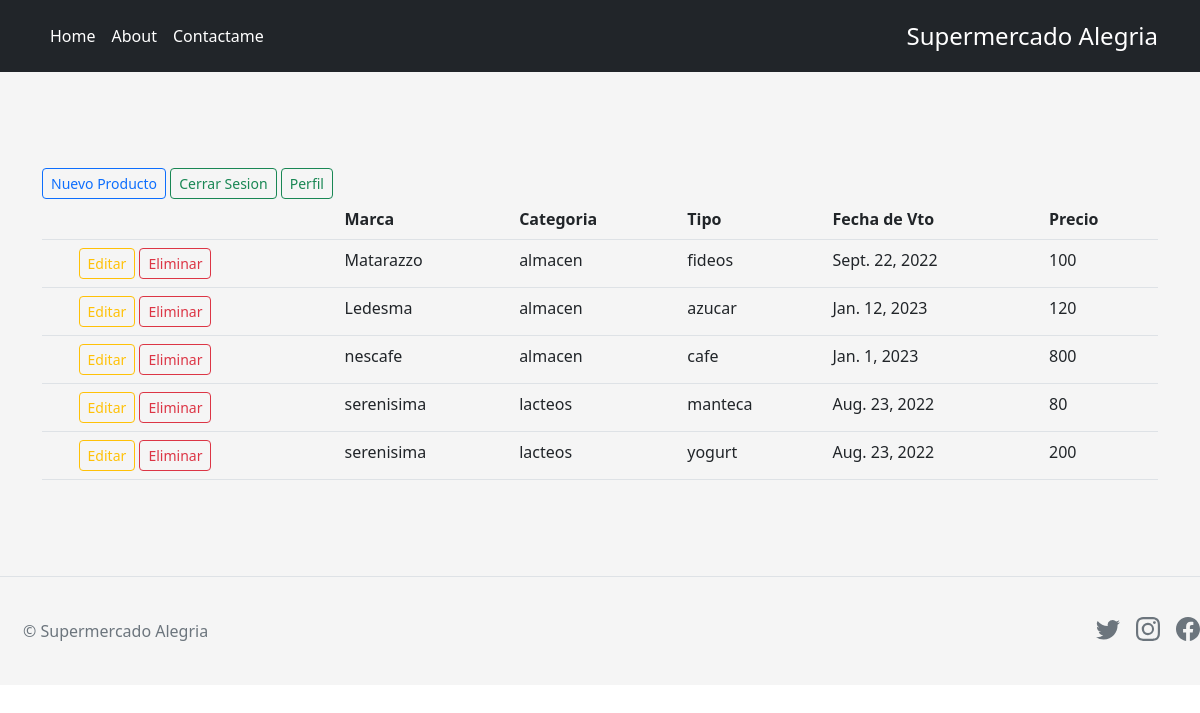
Screenshot of /panel/ (signed in) with the database file from the repository.
### AppFinal/models.py (models this page shows, shortened)
class Productos(models.Model):
    marca= models.CharField(max_length=40)
    categoria= models.CharField(max_length=40)
    tipo= models.CharField(max_length=40)
    fecha_Vto = models.DateField()
    precio= models.IntegerField()
    image = models.ImageField(upload_to="productos", null=True)

### AppFinal/views.py (the view)
# urls.py: path('panel/', PanelView.as_view(), name='panel-page'),
class PanelView(LoginRequiredMixin, BaseView, ListView):
    queryset = Productos.objects.all()
    template_name = "Productos/productos.html"
    context_object_name = "Productos"

### AppFinal/views.py (called while the page is built)
     def get_context_data(self, **kwargs):
        context = super().get_context_data(**kwargs)
        context['Productos'] = Productos.objects.order_by('categoria')
        return context

### AppFinal/templates/Productos/productos.html
{% extends "principal/base.html" %}
{% block main %}
<main class="flex-shrink-0">
    <div class="container" style="margin-top: 1em;">
     <a type="button" href="{% url "crear-producto" %}" class="btn btn-sm btn-outline-primary">Nuevo Producto </a>
     <a type="button" href= "{% url 'panel-logout' %}" class="btn btn-sm btn-outline-success">Cerrar Sesion </a>
     <a type="button" href="{% url "empleado-detalle" user.id %}" class="btn btn-sm btn-outline-success">Perfil</a>
    <table class="table">
        <thead>
            <tr>
                <th scope="col">  </th>
                <th scope="col">  </th>
                <th scope="col"> Marca </th>
                <th scope="col"> Categoria </th>
                <th scope="col"> Tipo </th>
                <th scope="col"> Fecha de Vto </th>
                <th scope="col"> Precio </th>
            </tr>
        </thead>
             <tbody>
                    {%for Productos in Productos %}
                        <tr>
                            <th scope="row"></th>
                            <td>
                                <a type="button" href="{% url "producto-update"  Productos.id %}" class="btn btn-sm btn-outline-warning">Editar</a>
                                <a type="button" href="{% url "eliminar-producto" Productos.id %}" class="btn btn-sm btn-outline-danger">Eliminar</a>
                            </td>
                            <td>{{Productos.marca}}</td>
                            <td>{{Productos.categoria}}</td>
                            <td>{{Productos.tipo}}</td>
                            <td>{{Productos.fecha_Vto}}</td>
                            <td>{{Productos.precio}}</td>
                        </tr>
                    {% endfor %}
             </tbody>
    </table>
    </div>
</main>
{% endblock %}

### AppFinal/templates/principal/base.html (style rules this page uses)
body { height: 100%; }
main { height: 630px display: flex; align-items: center; padding-top: 40px; padding-bottom: 40px; background-color: #f5f5f5; }

### rows the page displays
Productos: marca "Matarazzo", categoria "almacen", tipo "fideos", fecha_Vto "Sept. 22, 2022", precio "100"
Productos: marca "Ledesma", categoria "almacen", tipo "azucar", fecha_Vto "Jan. 12, 2023", precio "120"
Productos: marca "nescafe", categoria "almacen", tipo "cafe", fecha_Vto "Jan. 1, 2023", precio "800"
Productos: marca "serenisima", categoria "lacteos", tipo "manteca", fecha_Vto "Aug. 23, 2022", precio "80"
Productos: marca "serenisima", categoria "lacteos", tipo "yogurt", fecha_Vto "Aug. 23, 2022", precio "200"
